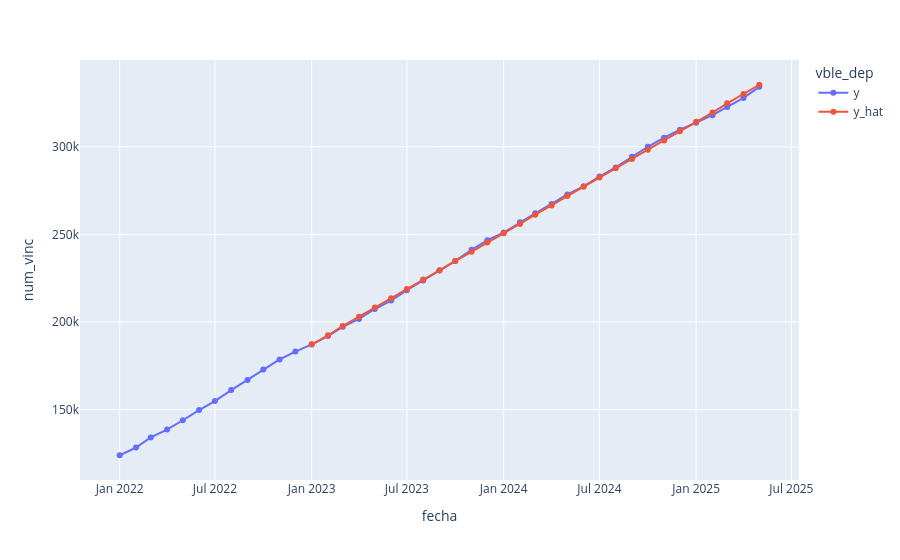

Notebook cell for this chart:
### Code cell
df_plot1 = df_model[:41][['fecha', 'num_vinc']]
df_plot1['vble_dep'] = 'y'
df_plot2 = df_model[:41][['fecha']]
df_plot2['num_vinc'] = res.fittedvalues
df_plot2['vble_dep'] = 'y_hat'
df_plot = pd.concat([df_plot1, df_plot2])


fig = px.line(df_plot, x="fecha", y="num_vinc", color='vble_dep', markers=True)
fig.show()
